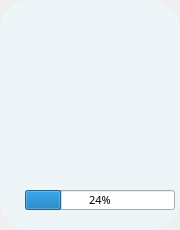
<?xml version="1.0" encoding="UTF-8"?>
<ui version="4.0">
 <class>Form</class>
 <widget class="QWidget" name="Form">
  <property name="geometry">
   <rect>
    <x>0</x>
    <y>0</y>
    <width>180</width>
    <height>230</height>
   </rect>
  </property>
  <property name="windowTitle">
   <string>Form</string>
  </property>
  <widget class="QProgressBar" name="progressBar">
   <property name="geometry">
    <rect>
     <x>25</x>
     <y>190</y>
     <width>150</width>
     <height>20</height>
    </rect>
   </property>
   <property name="font">
    <font>
     <family>배달의민족 주아</family>
     <pointsize>8</pointsize>
    </font>
   </property>
   <property name="value">
    <number>24</number>
   </property>
   <property name="format">
    <string>%p%</string>
   </property>
  </widget>
  <widget class="QLabel" name="label">
   <property name="geometry">
    <rect>
     <x>40</x>
     <y>40</y>
     <width>100</width>
     <height>100</height>
    </rect>
   </property>
   <property name="text">
    <string/>
   </property>
  </widget>
  <widget class="QLabel" name="background">
   <property name="geometry">
    <rect>
     <x>0</x>
     <y>0</y>
     <width>180</width>
     <height>230</height>
    </rect>
   </property>
   <property name="styleSheet">
    <string notr="true">background-color: rgba(236,246,249,220);
border-radius: 30px;</string>
   </property>
   <property name="text">
    <string/>
   </property>
  </widget>
  <zorder>background</zorder>
  <zorder>progressBar</zorder>
  <zorder>label</zorder>
 </widget>
 <resources/>
 <connections/>
</ui>
